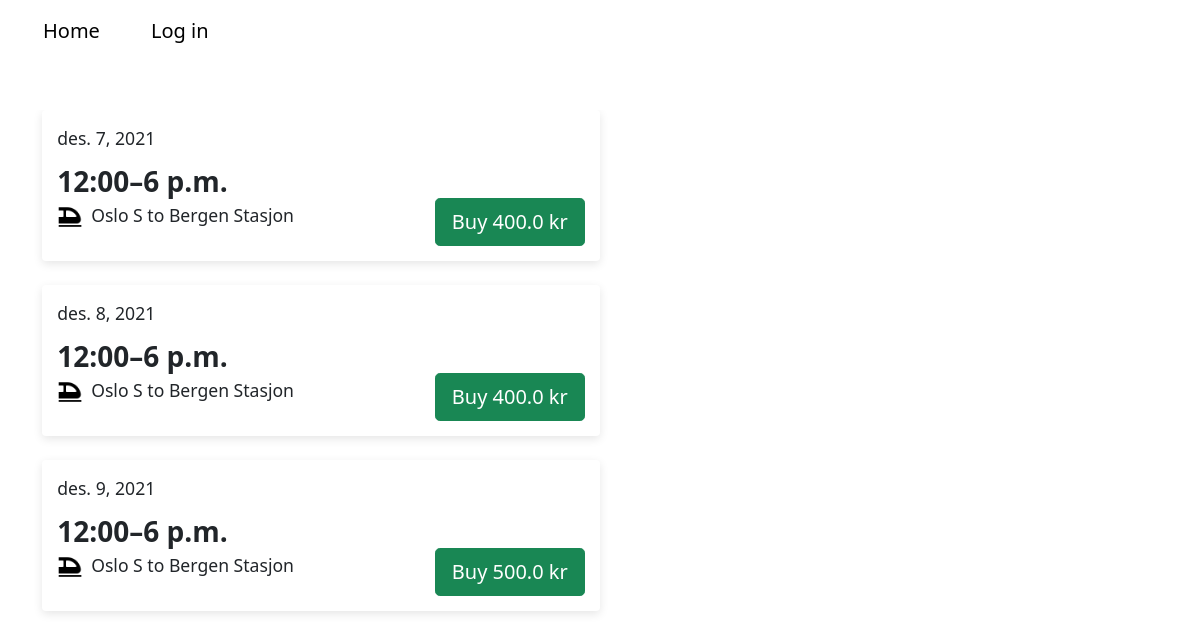
The page / on the database its author committed.
### rides/models.py (models this page shows, shortened)
class Ride(models.Model):
    origin = models.ForeignKey(Station, on_delete=models.CASCADE, related_name="dapartures", max_length=124)
    destination = models.ForeignKey(Station, on_delete=models.CASCADE, related_name="arrivals", max_length=124)
    date = models.DateField(blank=True, null=True) # dato for reisee
    time_start = models.TimeField(blank=True, null=True) # reise start
    time_end = models.TimeField(blank=True, null=True) # reise slutt
    price = models.FloatField(blank=True, null=True)

class Station(models.Model):
    code = models.CharField(max_length=124) # stasjonens navn
    city = models.CharField(max_length=124) # by
    def __str__(self):
        return  f"{self.code}"

### rides/views.py (the view)
# urls.py: path("", views.index, name="index"),
def index(request):
    rides = Ride.objects.all().order_by("date")
    context = {"rides":rides}
    return render(request, "rides/index.html", context)

### rides/templates/rides/index.html
{% extends 'rides/layouts.html' %}
{% load static %}
{% block body %}
<div class="col-xs-12 col-lg-6">
{% for ride in rides %}
    <div class="box-element">
        <div class="row align-items-end">
            <div class="col-xs-12 col-sm-12 col-md-7 col-lg-7">
                <ul class="list-unstyled">
                    <li class="ride-date">{{ ride.date }}</li>
                    <li class="ride-time">{{ ride.time_start }}–{{ ride.time_end }}</li>
                    <li class="ride-ride"><img  id="train-icon" src="{% static 'images/train-icon.png' %}">{{ ride.origin }} to {{ ride.destination }}</li>
                </ul>
            </div>
            <div class="col">
                <a data-ride="{{ride.id}}" data-action="add" class="btn btn-success btn-lg float-end add-btn update-cart" id="buy-ticket-btn" role="button">Buy {{ ride.price }} kr</a>
            </div>
        </div>
    </div>
{% endfor %}
</div>
{% endblock %}

### rides/templates/rides/layouts.html (shortened to what this page needs)
<!DOCTYPE html>
{% load static %}
<html lang="en">
<head>
    <link href="https://cdn.jsdelivr.net/npm/bootstrap@5.1.3/dist/css/bootstrap.min.css" rel="stylesheet"><link rel="stylesheet" type="text/css" href="{% static 'css/main.css' %}">
    <link rel="stylesheet" type="text/css" href="{% static 'css/main.css' %}">
</head>
<body>
<nav class="navbar navbar-expand-lg navbar-light bg-white">
    <div class="collapse navbar-collapse" id="navbarText">
        <ul class="navbar-nav mr-auto">
            <li class="nav-item active">
            <a class="nav-link" href="#">Home</a>
            </li>
            <li class="nav-item">
            <a class="nav-link" href="#">Log in</a>
            </li>
        </ul>
    </div>
</nav>
<div class="container">
{% block body %}
{% endblock %}
</div>
</body>
</html>

### static/css/main.css (style rules this page uses)
html, body { background-color: #FFFFF; font-size: 16px; line-height: rem; font-weight: 500; }
.navbar-nav { margin-bottom: 3rem; }
.nav-link { color: black !important; font-size: 1.25em; margin-left:35px; }
.box-element { background-color: #FFFFF; border-radius:4px; box-shadow: 0 3px 10px 0 rgb(0 0 0 / 10%); padding: 0.95rem; margin-bottom: 1.5rem; }
#train-icon { width: 26px; display: inline-block; margin-right: 0.5rem; }
.ride-ride { font-size: 1.1rem; }
.ride-time { font-size: 1.75rem; font-weight: 700; }
.ride-date { margin-bottom: 0.5rem; font-size: 1.1rem; }
#buy-ticket-btn { margin: 0 auto; }

### rows shown on the page
Ride: date "des. 7, 2021", time_start "12:00", time_end "6 p.m.", origin "Oslo S", destination "Bergen Stasjon", price "400.0"
Ride: date "des. 8, 2021", time_start "12:00", time_end "6 p.m.", origin "Oslo S", destination "Bergen Stasjon", price "400.0"
Ride: date "des. 9, 2021", time_start "12:00", time_end "6 p.m.", origin "Oslo S", destination "Bergen Stasjon", price "500.0"
